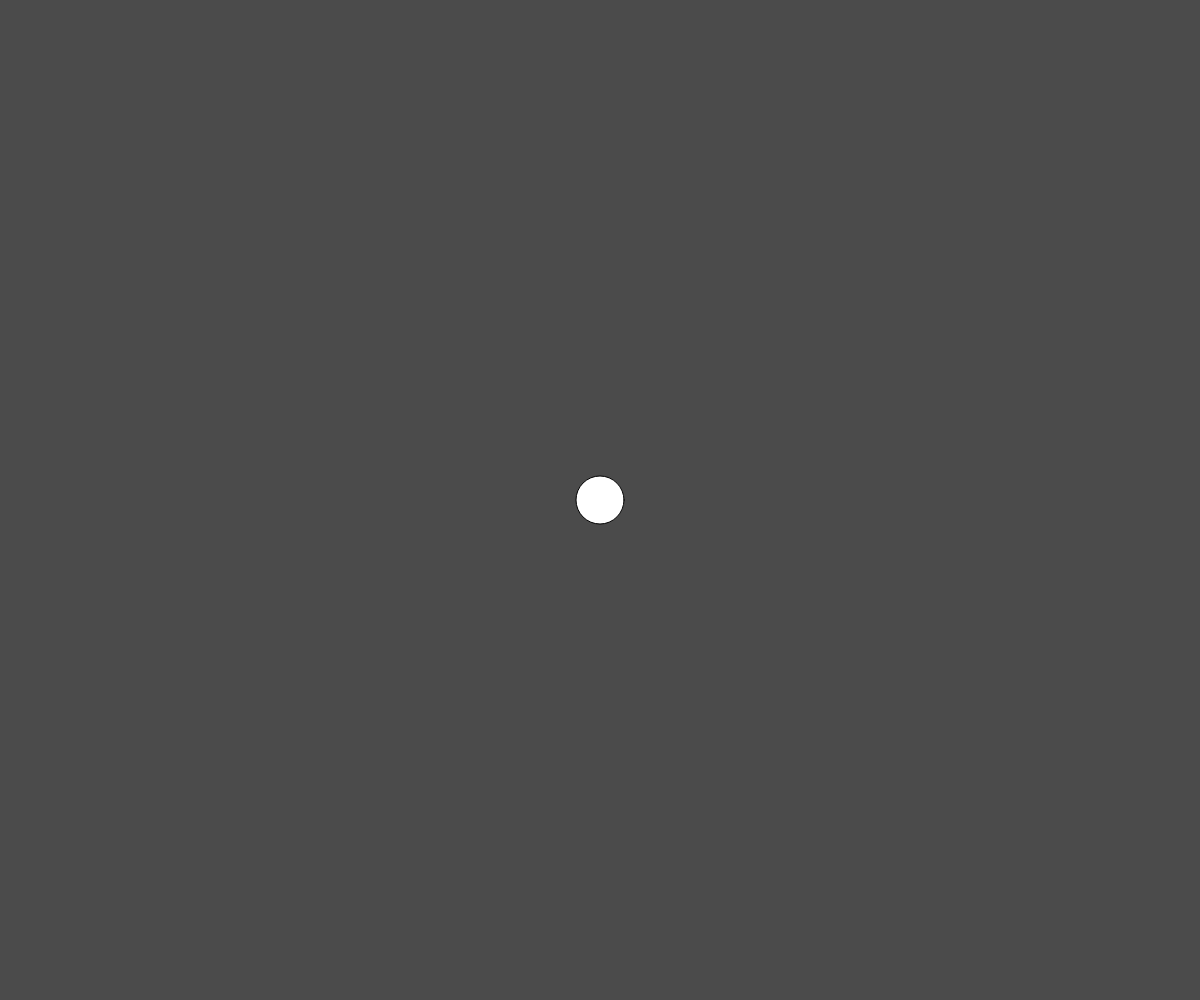
Frame 1 (no input)
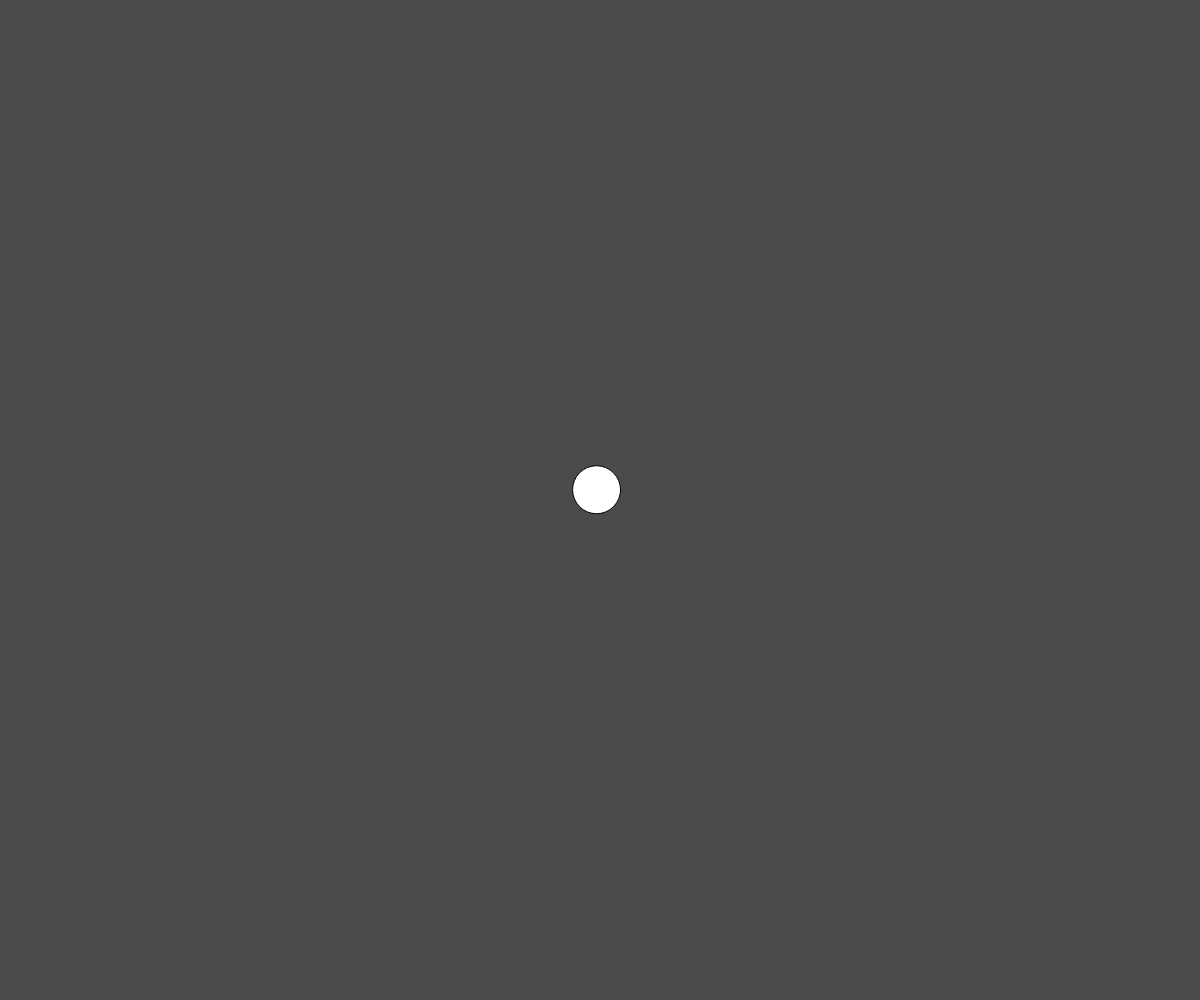
Frame 60 (no input)
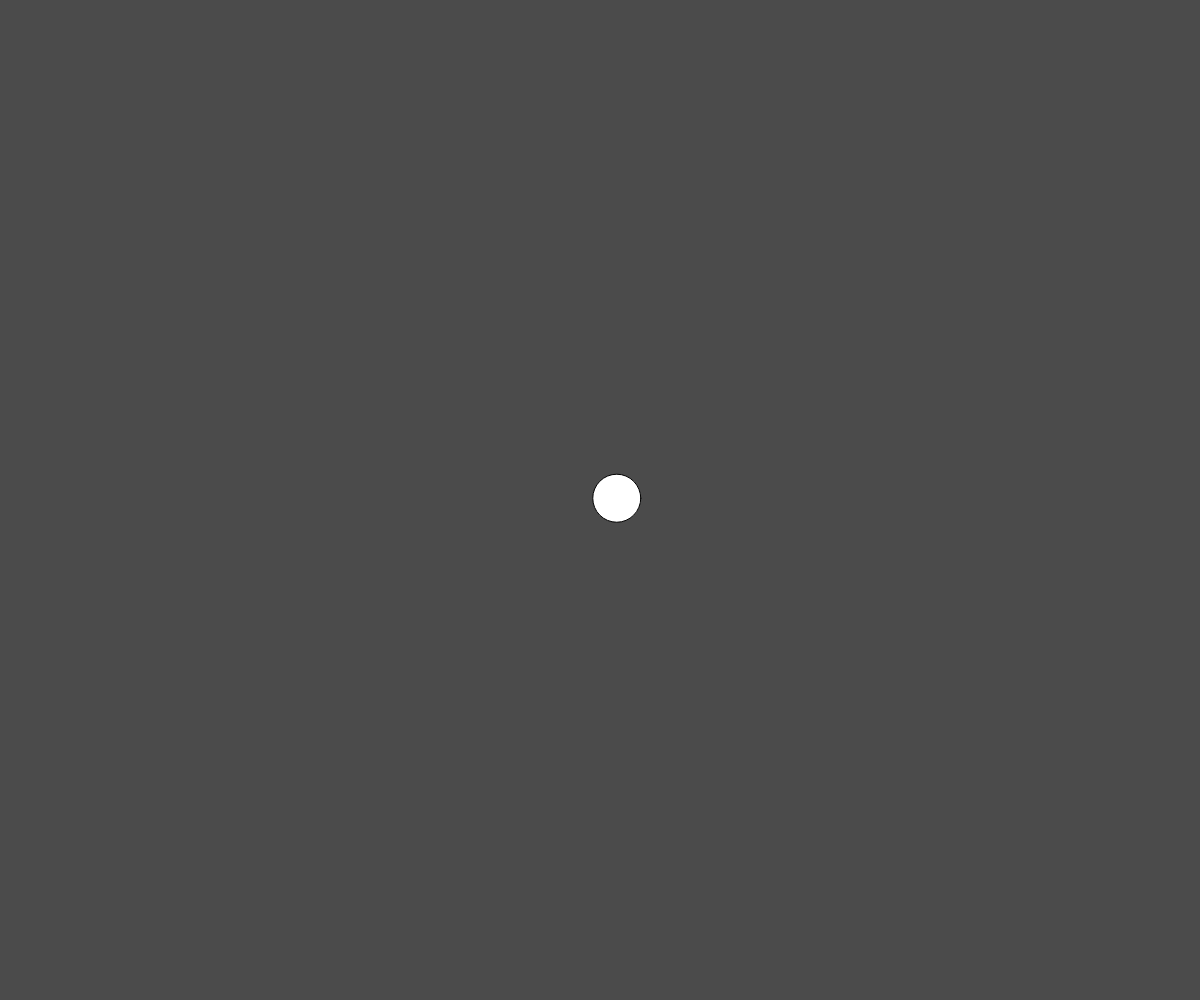
Frame 120 (the mouse pressed at the canvas centre since frame 60)

The p5.js sketch that drew these frames (run headless with seeded random() and noise() and a simulated clock; from frame 60 on, the mouse is pressed at the canvas centre):

// p5.js sketch
// ── sketch.js
let w;

function setup() {
	createCanvas(windowWidth, windowHeight);
	w = new Walker();
}

function draw() {
	background(75);
	w.display();
	w.walk();
}

//random walker
function Walker() {
	//create vector 
	this.pos = createVector(width/2, height/2);
	//replaces
	// this.x = width/2;
	// this.y = height/2;

	this.walk = function(){
		//add vector object pos
		// this.pos.x = this.pos.x + random(-3, 3);
		// this.pos.y = this.pos.y + random(-3, 3); 
		this.vel = createVector(random(-5, 5), random(-5, 5));
		this.pos = this.pos.add(this.vel);
	}

	this.display = function() {
		fill(255);
		//need to add pos
		ellipse(this.pos.x, this.pos.y, 48, 48);
	}
}
